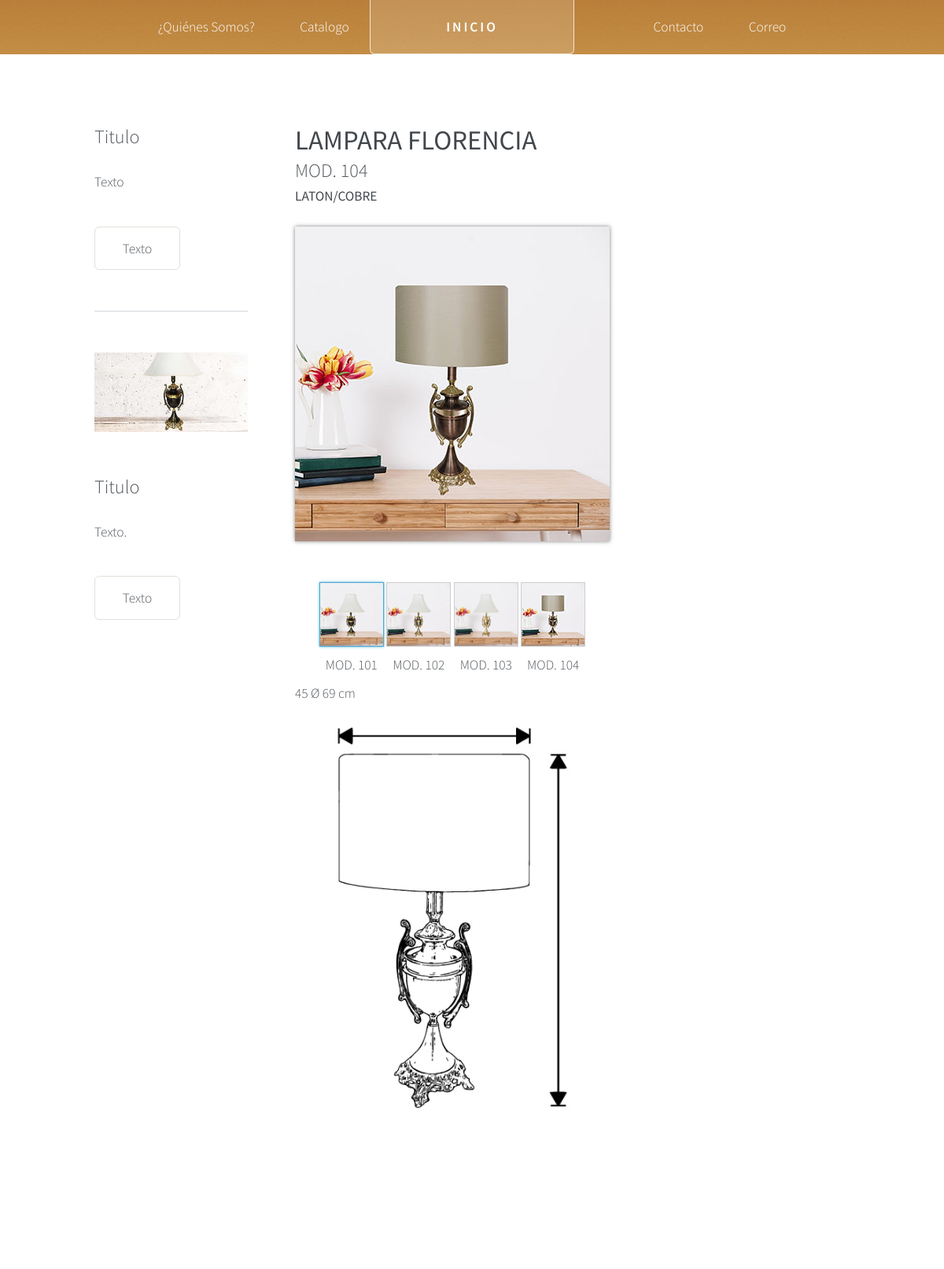
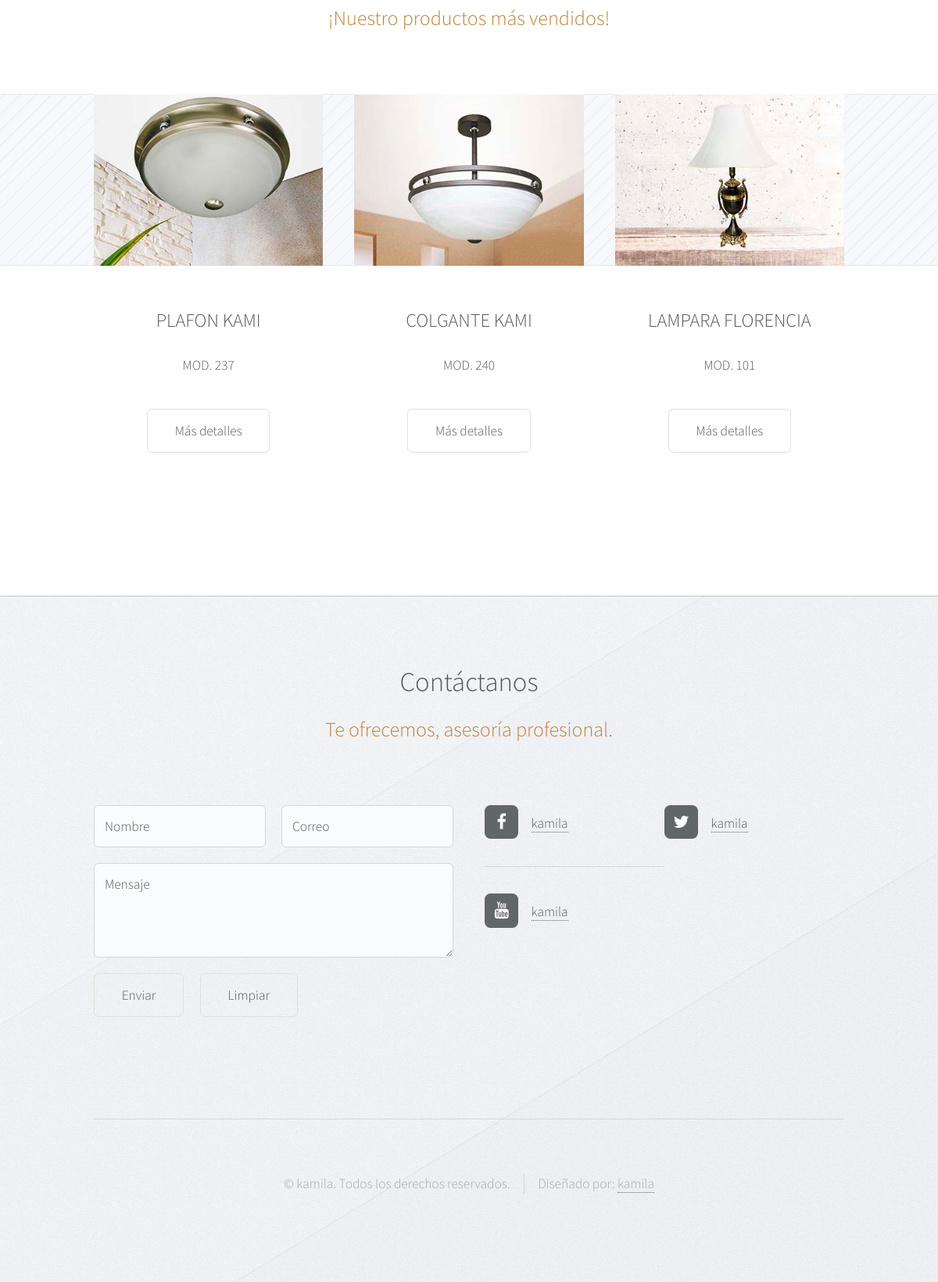
The app's page /catDetalles/kamila.aspx?idProducto=4 with its own data (2 pictures, top to bottom).
### tables this page shows
CREATE TABLE "catProd" (
  "id" integer NOT NULL PRIMARY KEY AUTOINCREMENT,
  "nomObj_catProd" text NOT NULL,
  "mod_catProd" text NOT NULL,
  "catEst_catProd" text NOT NULL,
  "mat_catProd" text NOT NULL,
  "diam_catProd" text NOT NULL,
  "alt_catProd" text NOT NULL,
  "detalles_catProd" text NOT NULL,
  "exitencia_catProd" text NOT NULL,
  "imgCat_catProd" text NOT NULL,
  "imgDesCat_catProd" text NOT NULL,
  "imgDibujoTec_catProd" text NOT NULL,
  "idUsr_catProd" text NOT NULL,
  "fechaH_catProd" text NOT NULL
);

### protected/php/catDetalles.php (called while the page is built)
<?php
include("../../assets/inc/head.inc");
include("../../assets/inc/header.inc");
include("../../assets/inc/nav.inc");
include("../../assets/inc/catDetalle.inc");
include("../../assets/inc/promoSlider.inc");
include("../../assets/inc/footer.inc");
?>

### protected/php/consultaCatalgo2.php (the view, shortened to what this page needs)
<?php
if (isset($_GET['idProducto']) && !empty($_GET['idProducto'])) {
	$con = new SQLite3("../../protected/data/catalogo.db") or die("Problemas para conectar!");
			$cs2 = $con -> query("SELECT nomObj_catProd,mod_catProd,mat_catProd,imgDesCat_catProd FROM catProd WHERE nomObj_catProd ='$modObj' ORDER BY mod_catProd");
				while ($resul2 = $cs2 -> fetchArray()) {
					$numModCat2 = $resul2['mod_catProd'];
					$matMod2 = $resul2['mat_catProd'];
					$imgDesCat2 = $resul2['imgDesCat_catProd'];
				echo '
					<div class="cImg">
					<a href="../catalogo/img/dc/original/'.$imgDesCat2.'"><img class="xzoom-gallery" width="80" src="../catalogo/img/dc/thumbs/'.$imgDesCat2.'"  xpreview="../catalogo/img/dc/preview/'.$imgDesCat2.'" title="MOD. '.$numModCat2.' '.$matMod2.'"></a>
					<span>MOD. '.$numModCat2.'</span>
					</div>
				';
				}
}
 ?>

### assets/inc/catDetalle.inc
</div>
<?php include("../../protected/php/consultaCatalgo.php");?>
				<div class="wrapper">
					<div class="container" id="main">
						<div class="row 150%">
							<div class="3u 12u(narrower)">
									<section id="sidebar">
										<section>
											<header>
												<h3>Titulo</h3>
											</header>
											<p>Texto</p>
											<ul class="actions">
												<li><a href="#" class="button">Texto</a></li>
											</ul>
										</section>
										<section>
											<a href="#" class="image featured"><img src="../images/pic07.jpg" alt="" /></a>
											<header>
												<h3>Titulo</h3>
											</header>
											<p>Texto.</p>
											<ul class="actions">
												<li><a href="#" class="button">Texto</a></li>
											</ul>
										</section>
									</section>
							</div>
							<div class="8u 12u(narrower) important(narrower)">
									<article id="content">
										<header>
											<h2><b><?php echo $modObj;?></b></h2>
											<h3>MOD. <?php echo $numModCat;?></h3>
											<h4><b><?php echo $matMod;?></b></h4>
										</header>
										<section id="default" class="padding-top0">
										    <div class="row">
										      <div class="image featured">
										        <div class="xzoom-container">
										          <?php echo $imgXzoom;?>
										          <br>
										          <br>
										          <div class="xzoom-thumbs">
										          	<?php include("../../protected/php/consultaCatalgo2.php");?>
										          </div>
										        </div>
										        <section class="imgX image featured">
											        	<span class="cotaSup">45 Ø</span>
											       		<span class="cotaLat">69 cm</span>
										       				<?php echo $imgDibujoTec;?>
										    	</section>
										      </div>
										    </section>
									</article>
							</div>
						</div>
<br><br>

### protected/php/consultaCatalgo.php (shortened to what this page needs)
<?php
if (isset($_GET['idProducto']) && !empty($_GET['idProducto'])) {
	$con = new SQLite3("../../protected/data/catalogo.db") or die("Problemas para conectar!");
	$cs = $con -> query("SELECT nomObj_catProd,mod_catProd,mat_catProd,imgDesCat_catProd,imgDibujoTec_catProd FROM catProd WHERE id = '$_GET[idProducto]'");
		while ($resul = $cs -> fetchArray()) {
			$modObj = $resul['nomObj_catProd'];
			$numModCat = $resul['mod_catProd'];
			$matMod = $resul['mat_catProd'];
			$imgDesCat = $resul['imgDesCat_catProd'];
			$imgDibTec = $resul['imgDibujoTec_catProd'];
		}
		$imgXzoom = '<img class="xzoom" id="xzoom-default" src="../catalogo/img/dc/preview/'.$imgDesCat.'" xoriginal="../catalogo/img/dc/original/'.$imgDesCat.'" />';
		$imgDibujoTec = '<img src="../catalogo/img/dt/'.$imgDibTec.'" alt="">';
}
 ?>

### assets/css/xzoom.css (style rules this page uses)
.xzoom-container { display: inline-block; }
.xzoom-thumbs { text-align: center; margin-bottom: 10px; }
.xzoom { -webkit-box-shadow: 0px 0px 5px 0px rgba(0,0,0,0.5); -moz-box-shadow: 0px 0px 5px 0px rgba(0,0,0,0.5); box-shadow: 0px 0px 5px 0px rgba(0,0,0,0.5); }
.xzoom-gallery, .xzoom-gallery2, .xzoom-gallery3, .xzoom-gallery4, .xzoom-gallery5 { border: 1px solid #cecece; margin-left: 0px; margin-bottom: 10px; }
.xactive { -webkit-box-shadow: 0px 0px 3px 0px rgba(74,169,210,1); -moz-box-shadow: 0px 0px 3px 0px rgba(74,169,210,1); box-shadow: 0px 0px 3px 0px rgba(74,169,210,1); border: 1px solid #4aaad2; }
.cImg { width: 82px; display: inline-block; text-align: center; margin: auto; }

### assets/inc/head.inc (style rules this page uses)
.imgX { max-width: 400px; }

### records on screen
catprod: nomObj_catProd "LAMPARA FLORENCIA", mod_catProd "104", mat_catProd "LATON/COBRE", imgDesCat_catProd (picture), imgDibujoTec_catProd (picture)
catprod: imgDesCat_catProd (picture), mod_catProd "101"
catprod: imgDesCat_catProd (picture), mod_catProd "102"
catprod: imgDesCat_catProd (picture), mod_catProd "103"
